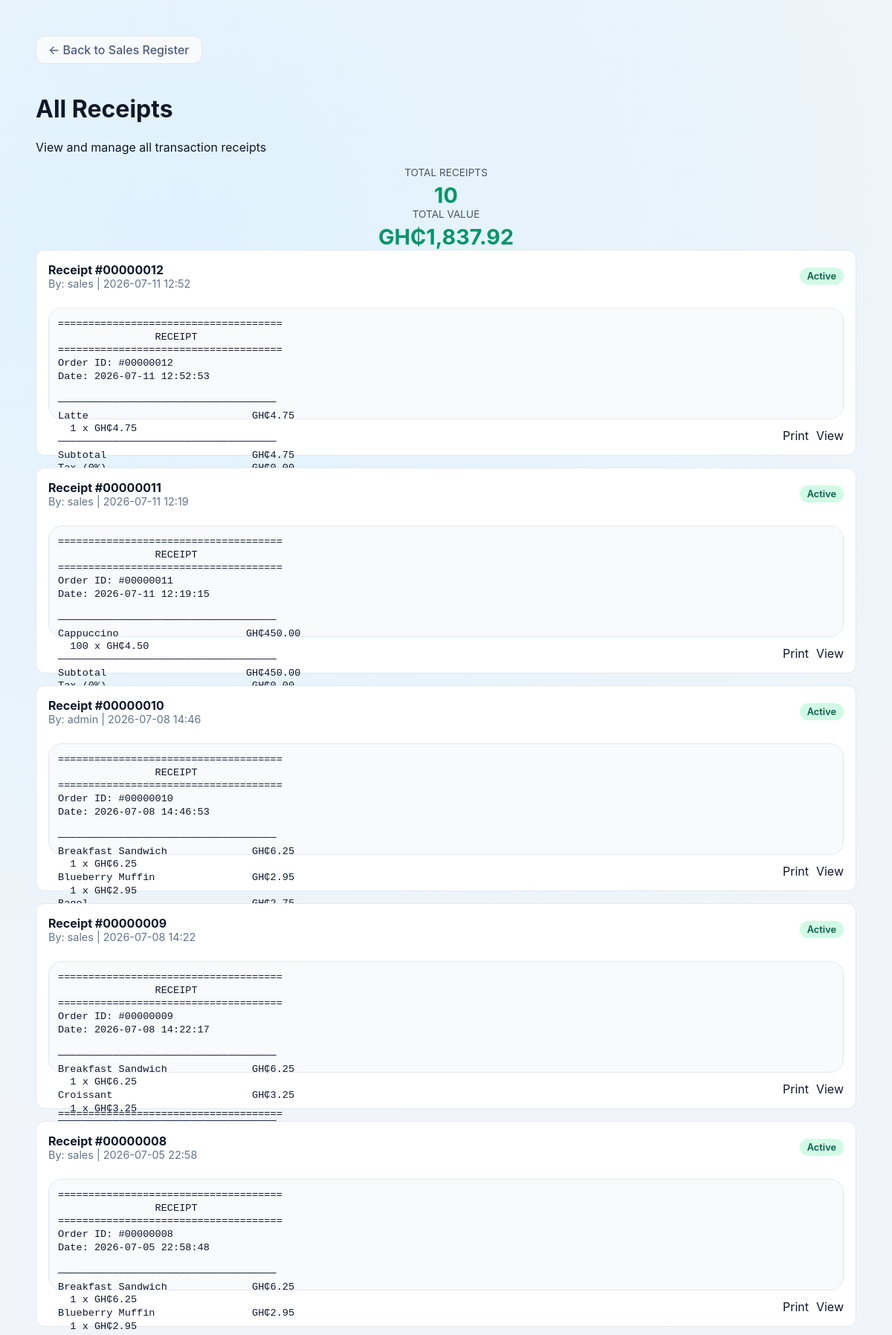
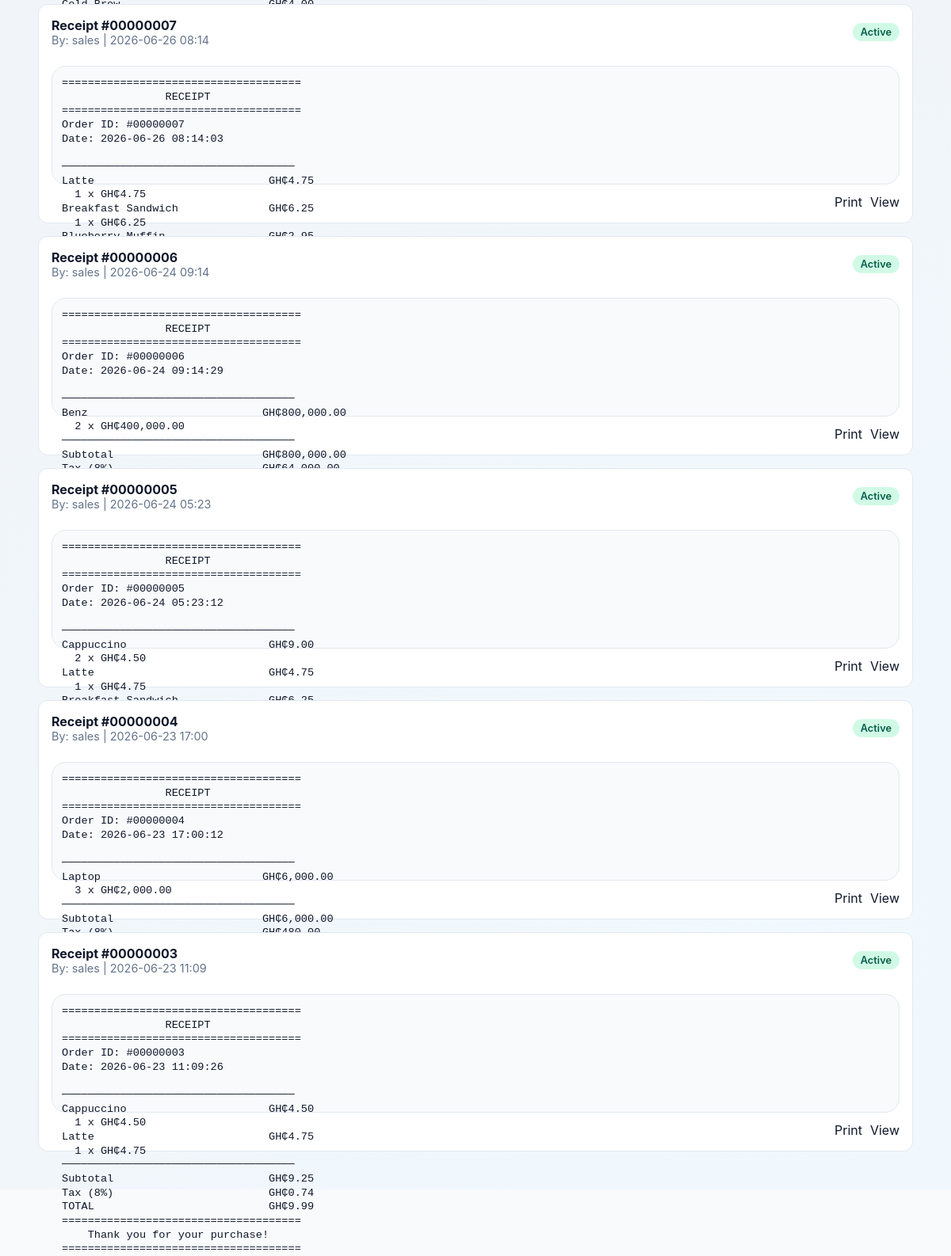
The page /receipts.php (signed in) on the database its author committed (2 pictures, top to bottom).
### tables this page shows
CREATE TABLE receipts (
            id INTEGER PRIMARY KEY,
            order_id INTEGER NOT NULL UNIQUE,
            username TEXT NOT NULL,
            receipt_content TEXT NOT NULL,
            return_status TEXT NOT NULL DEFAULT "Active",
            created_at TEXT NOT NULL,
            FOREIGN KEY(order_id) REFERENCES orders(id)
        );

### inc/functions.php (called while the page is built, shortened)
<?php
function get_db_path(): string {
    $dir = __DIR__ . '/../data';
    return $dir . '/pos.db';
}
function get_database(): PDO {
    static $pdo = null;
    if ($pdo !== null) {
        return $pdo;
    }
    $path = get_db_path();
    $pdo = new PDO('sqlite:' . $path);
    $pdo->setAttribute(PDO::ATTR_ERRMODE, PDO::ERRMODE_EXCEPTION);
    return $pdo;
}
function load_receipts(): array {
    $stmt = get_database()->query(
        'SELECT r.id, r.order_id, r.username, r.receipt_content, r.return_status, r.created_at
         FROM receipts r
         ORDER BY r.created_at DESC'
    );
    return $stmt->fetchAll(PDO::FETCH_ASSOC);
}

### receipts.php (the view, shortened to what this page needs)
<?php
require_once __DIR__ . '/inc/functions.php';
$user = current_user();
$viewReceiptId = intval($_GET['view'] ?? 0);
$viewReceipt = null;
if ($user['role'] === 'admin') {
    $receipts = load_receipts();
} else {
    $receipts = load_receipts_by_user($user['username']);
}
?>
<!DOCTYPE html>
<html lang="en">
<head>
  <link rel="stylesheet" href="styles.css" />
</head>
<body>
  <div class="receipts-container">
    <a href="sales.php" class="back-link">← Back to Sales Register</a>
    <?php if ($viewReceiptId > 0 && $viewReceipt): ?>
      <div class="single-view">
        <h2>Receipt #<?php echo str_pad((string)$viewReceiptId, 8, '0', STR_PAD_LEFT); ?></h2>
        <pre><?php echo htmlspecialchars($viewReceipt); ?></pre>
        <div class="receipt-actions">
          <a href="print_receipt.php?id=<?php echo $viewReceiptId; ?>" class="primary" target="_blank">Print Receipt</a>
          <a href="receipts.php" class="secondary">Back to All Receipts</a>
        </div>
      </div>
    <?php else: ?>
      <h1>All Receipts</h1>
      <p>View and manage all transaction receipts</p>
      <?php
      $totalReceipts = count($receipts);
      $totalValue = 0;
      foreach ($receipts as $receipt) {
          preg_match('/TOTAL\s+GH₵([\d.]+)/', $receipt['receipt_content'], $matches);
          if (!empty($matches[1])) {
              $totalValue += floatval($matches[1]);
          }
      }
      ?>
      <div class="stats-panel">
        <div class="stat-item">
          <div class="stat-label">Total Receipts</div>
          <div class="stat-value"><?php echo $totalReceipts; ?></div>
        </div>
        <div class="stat-item">
          <div class="stat-label">Total Value</div>
          <div class="stat-value">GH₵<?php echo number_format($totalValue, 2); ?></div>
        </div>
      </div>
      <?php if (empty($receipts)): ?>
        <p class="empty-message">No receipts found.</p>
      <?php else: ?>
        <div class="receipts-summary">
          <?php foreach ($receipts as $receipt): ?>
            <div class="receipt-card">
              <div class="receipt-header">
                <div>
                  <div class="receipt-id">Receipt #<?php echo htmlspecialchars(str_pad((string)$receipt['order_id'], 8, '0', STR_PAD_LEFT)); ?></div>
                  <div class="receipt-meta">
                    By: <?php echo htmlspecialchars($receipt['username']); ?> |
                    <?php echo htmlspecialchars(date('Y-m-d H:i', strtotime($receipt['created_at']))); ?>
                  </div>
                </div>
                <div class="text-right">
                  <span class="receipt-status <?php echo strtolower($receipt['return_status']); ?>">
                    <?php echo htmlspecialchars($receipt['return_status']); ?>
                  </span>
                </div>
              </div>
              <pre class="receipt-preview"><?php echo htmlspecialchars($receipt['receipt_content']); ?></pre>
              <div class="receipt-actions">
                <a href="print_receipt.php?id=<?php echo $receipt['id']; ?>" class="tertiary" target="_blank">Print</a>
                <a href="receipts.php?view=<?php echo $receipt['id']; ?>" class="secondary">View</a>
              </div>
            </div>
          <?php endforeach; ?>
        </div>
      <?php endif; ?>
    <?php endif; ?>
  </div>
</body>
</html>

### styles.css (style rules this page uses)
:root { color-scheme: light; font-family: Inter, system-ui, -apple-system, BlinkMacSystemFont, "Segoe UI", sans-serif; background: #f8fafc; color: #0f172a; font-size: 16px; }
* { box-sizing: border-box; }
html, body { margin: 0; min-height: 100%; -webkit-text-size-adjust: 100%; text-size-adjust: 100%; }
body { padding: 24px; background: #f1f5f9; background-image: radial-gradient(circle at 20% 10%, #e0f2fe 0%, transparent 40%), radial-gradient(circle at 80% 90%, #f0f9ff 0%, transparent 40%); -webkit-font-smoothing: antialiased; -moz-osx-font-smoothing: grayscale; }
a { color: inherit; text-decoration: none; -webkit-tap-highlight-color: transparent; }
.text-right { text-align: right; }
.header-actions a, .back-link { display: inline-flex; align-items: center; justify-content: center; text-decoration: none; background-color: #f8fafc; color: #334155; padding: 8px 16px; border-radius: 12px; text-align: center; white-space: nowrap; font-weight: 500; border: 1px solid #e2e8f0; transition: background-color 0.2s, border-color 0.2s; }
.back-link { margin-bottom: 20px; color: #4e5b7f; }
.receipt-status { display: inline-block; padding: 4px 10px; border-radius: 999px; font-size: 0.8rem; font-weight: 600; }
.receipt-status.active, .return-badge.active { background: #d1fae6; color: #065f46; }
.product-actions, .cart-actions, .cart-actions-row, .admin-actions, .receipt-actions, .order-actions { display: flex; flex-wrap: wrap; gap: 10px; justify-content: flex-end; align-items: center; }
.receipt-output, .receipt-preview { margin: 0; background: #f8fafc; padding: 22px; border-radius: 18px; min-height: 240px; white-space: pre-wrap; color: #0f172a; font-family: ui-monospace, SFMono-Regular, Menlo, Monaco, Consolas, "Liberation Mono", "Courier New", monospace; border: 1px solid #e2e8f0; }
.receipt-preview { padding: 12px; min-height: 80px; max-height: 150px; font-size: 0.85rem; line-height: 1.3; }
.receipt-id { font-weight: 700; color: #0f172a; }
.receipt-meta, .receipt-return-status { font-size: 0.9rem; color: #64748b; }
.receipts-container, .returns-container, .sales-detail-container { max-width: 1160px; margin: 0 auto; padding: 24px; }
.receipts-summary, .returns-summary, .sales-summary { display: grid; gap: 16px; }
.receipt-card, .return-order, .order-summary { display: grid; gap: 12px; background: #f8fafc; border: 1px solid #e2e8f0; border-radius: 16px; padding: 16px; }
.receipt-card { background: #ffffff; border: 1px solid #e2e8f0; border-radius: 12px; transition: box-shadow 0.2s ease; }
.receipt-header { display: flex; justify-content: space-between; align-items: center; margin-bottom: 12px; }
.order-id, .receipt-id { font-weight: 700; color: #0f172a; }
.order-meta, .receipt-meta { font-size: 0.9rem; color: #64748b; }
.stat-item { text-align: center; }
.stat-label { font-size: 0.85rem; color: #475569; text-transform: uppercase; }
.stat-value { font-size: 1.8rem; font-weight: 700; color: #059669; margin-top: 5px; }

### rows shown on the page
receipts: order "00000012", username "sales", created_at "2026-07-11 12:52", return_status "Active", receipt_content "===================================== RECEIPT ===================================== Order ID: #00000012 Date: 2026-07-11 12:52:53 ──────────────────────────────────── Latte GH₵4.75 1 x GH₵4.75 ──────────────────────────────────── Subtotal GH₵4.75…"
receipts: order "00000011", username "sales", created_at "2026-07-11 12:19", return_status "Active", receipt_content "===================================== RECEIPT ===================================== Order ID: #00000011 Date: 2026-07-11 12:19:15 ──────────────────────────────────── Cappuccino GH₵450.00 100 x GH₵4.50 ──────────────────────────────────── Subtotal GH₵450.00…"
receipts: order "00000010", username "admin", created_at "2026-07-08 14:46", return_status "Active", receipt_content "===================================== RECEIPT ===================================== Order ID: #00000010 Date: 2026-07-08 14:46:53 ──────────────────────────────────── Breakfast Sandwich GH₵6.25 1 x GH₵6.25 Blueberry Muffin GH₵2.95 1 x GH₵2.95…"
receipts: order "00000009", username "sales", created_at "2026-07-08 14:22", return_status "Active", receipt_content "===================================== RECEIPT ===================================== Order ID: #00000009 Date: 2026-07-08 14:22:17 ──────────────────────────────────── Breakfast Sandwich GH₵6.25 1 x GH₵6.25 Croissant GH₵3.25 1 x GH₵3.25…"
receipts: order "00000008", username "sales", created_at "2026-07-05 22:58", return_status "Active", receipt_content "===================================== RECEIPT ===================================== Order ID: #00000008 Date: 2026-07-05 22:58:48 ──────────────────────────────────── Breakfast Sandwich GH₵6.25 1 x GH₵6.25 Blueberry Muffin GH₵2.95 1 x GH₵2.95…"
receipts: order "00000007", username "sales", created_at "2026-06-26 08:14", return_status "Active", receipt_content "===================================== RECEIPT ===================================== Order ID: #00000007 Date: 2026-06-26 08:14:03 ──────────────────────────────────── Latte GH₵4.75 1 x GH₵4.75 Breakfast Sandwich GH₵6.25 1 x GH₵6.25…"
receipts: order "00000006", username "sales", created_at "2026-06-24 09:14", return_status "Active", receipt_content "===================================== RECEIPT ===================================== Order ID: #00000006 Date: 2026-06-24 09:14:29 ──────────────────────────────────── Benz GH₵800,000.00 2 x GH₵400,000.00 ──────────────────────────────────── Subtotal GH₵800,000.00…"
receipts: order "00000005", username "sales", created_at "2026-06-24 05:23", return_status "Active", receipt_content "===================================== RECEIPT ===================================== Order ID: #00000005 Date: 2026-06-24 05:23:12 ──────────────────────────────────── Cappuccino GH₵9.00 2 x GH₵4.50 Latte GH₵4.75 1 x GH₵4.75…"
receipts: order "00000004", username "sales", created_at "2026-06-23 17:00", return_status "Active", receipt_content "===================================== RECEIPT ===================================== Order ID: #00000004 Date: 2026-06-23 17:00:12 ──────────────────────────────────── Laptop GH₵6,000.00 3 x GH₵2,000.00 ──────────────────────────────────── Subtotal GH₵6,000.00…"
receipts: order "00000003", username "sales", created_at "2026-06-23 11:09", return_status "Active", receipt_content "===================================== RECEIPT ===================================== Order ID: #00000003 Date: 2026-06-23 11:09:26 ──────────────────────────────────── Cappuccino GH₵4.50 1 x GH₵4.50 Latte GH₵4.75 1 x GH₵4.75 ──────────────────────────────────── Subtotal GH₵9.25 Tax (8%) GH₵0.74 TOTAL GH₵9.99 ===================================== Thank you for your purchase! ====================================="

### other values the page prints
$totalReceipts "10"
$totalValue "1,837.92"
